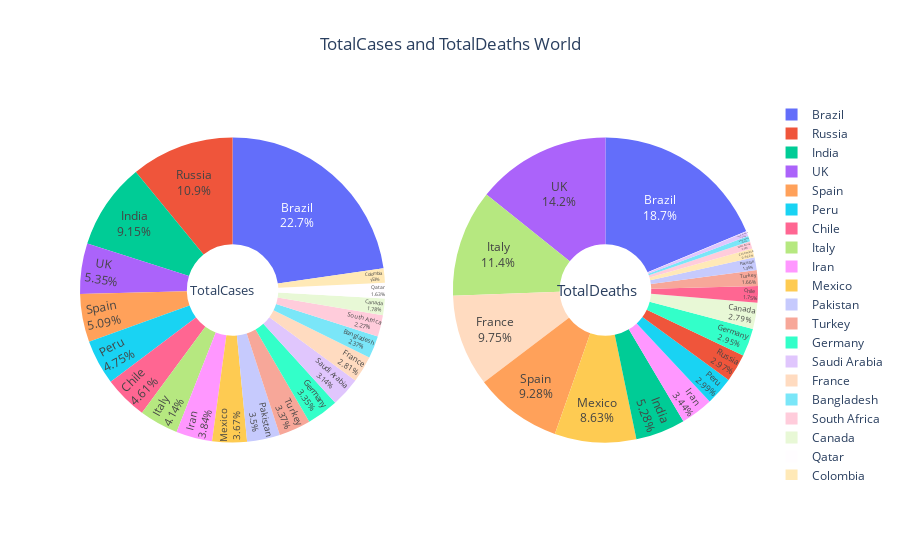

Here is the notebook cell this chart was saved with:
### Markdown cell above
The above visualization is made self explainatory <br>
Interacting with plot to remove the highest contributor of pie for both charts at the same time readjusts it showing the remaining contributors<br>
We can see here as well that Gujrat is contributing 12.2% in India's Total Cases and 22.3% in India's Total Deaths due to coronavirus<br>
Hence **Gujrat must not take the lockdown liniently**

### Code cell
pie_chart(temp_df1.iloc[2:22, :], total_cases_world, deaths_world, 'World')

### Figure 1 — Plotly figure (JSON) as saved in the notebook; plotly's stock layout.template omitted (floating-point values rounded to 4 significant figures)
{"data": [{"domain": {"x": [0, 0.45], "y": [0, 1]}, "hole": 0.3, "labels": ["Brazil", "Russia", "India", "UK", "Spain", "Peru", "Chile", "Italy", "Iran", "Mexico", "Pakistan", "Turkey", "Germany", "Saudi Arabia", "France", "Bangladesh", "South Africa", "Canada", "Qatar", "Colombia"], "name": "TotalCases", "showlegend": true, "textinfo": "percent+label", "textposition": "inside", "type": "pie", "values": [1319274, 634437, 530997, 310250, 295549, 275989, 267766, 240136, 222669, 212802, 202955, 195883, 194705, 182483, 162936, 137787, 131800, 103032, 94413, 88591]}, {"domain": {"x": [0.55, 1], "y": [0, 1]}, "hole": 0.3, "labels": ["Brazil", "Russia", "India", "UK", "Spain", "Peru", "Chile", "Italy", "Iran", "Mexico", "Pakistan", "Turkey", "Germany", "Saudi Arabia", "France", "Bangladesh", "South Africa", "Canada", "Qatar", "Colombia"], "name": "TotalDeaths", "showlegend": true, "textinfo": "percent+label", "textposition": "inside", "type": "pie", "values": [57149, 9073, 16128, 43514, 28341, 9135, 5347, 34716, 10508, 26381, 4118, 5082, 9026, 1551, 29778, 1738, 2413, 8516, 110, 2939]}], "layout": {"annotations": [{"font": {"size": 13}, "showarrow": false, "text": "TotalCases", "x": 0.16, "y": 0.5}, {"font": {"size": 15}, "showarrow": false, "text": "TotalDeaths", "x": 0.825, "y": 0.5}], "hovermode": "x", "title": {"text": "TotalCases and TotalDeaths World", "x": 0.5, "xanchor": "center"}}}
